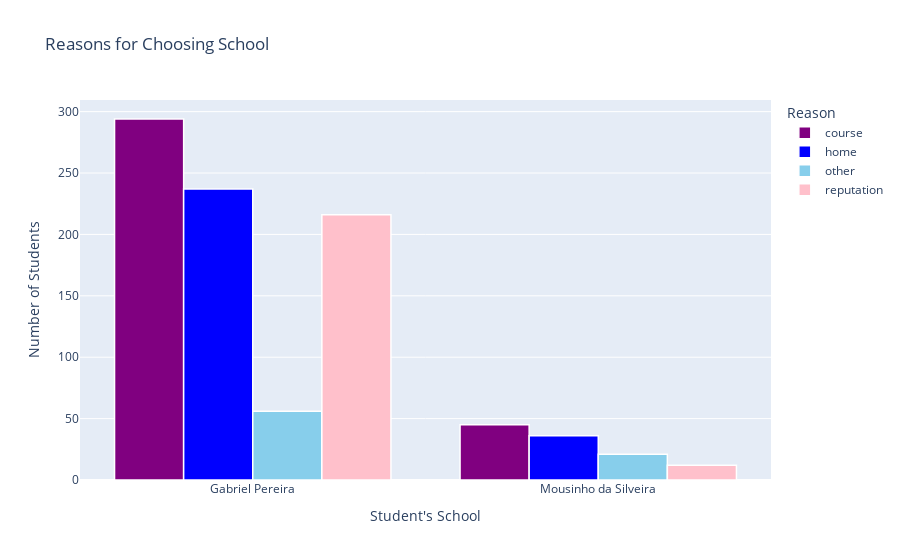

The notebook cell this image was saved under:
### Markdown cell above
### 3.3.1 Reasons for Students' School Choices

### Code cell
# Grouping the data by school and reason and counting the number of students for each combination
reason_counts = df.groupby(['school', 'reason']).size().reset_index(name='count')

# Map school names to their full names
school_names = {'GP': 'Gabriel Pereira', 'MS': 'Mousinho da Silveira'}
reason_counts['school'] = reason_counts['school'].map(school_names)

# Define custom colors for each reason
custom_colors = {'course': 'purple', 'home': 'blue', 'reputation': 'pink', 'other': 'skyblue'}

# Create a bar chart with Plotly
fig = px.bar(reason_counts, x='school', y='count', color='reason',
             title='Reasons for Choosing School',
             labels={'school': "Student's School", 'count': 'Number of Students', 'reason': 'Reason'},
             barmode='group',
             color_discrete_map=custom_colors)  # Specify custom colors

# Update x-axis tick labels
fig.update_xaxes(tickvals=['Gabriel Pereira', 'Mousinho da Silveira'])
fig.update_traces(showlegend=True, legendgroup=True)
fig.update_layout(xaxis_title="Student's School", yaxis_title='Number of Students', showlegend=True)
fig.update_traces(marker_line_color='white', marker_line_width=1.5)
fig.show()

### Figure 1 — Plotly figure (JSON) as saved in the notebook; plotly's stock layout.template omitted (floating-point values rounded to 4 significant figures)
{"data": [{"alignmentgroup": "True", "hovertemplate": "Reason=course<br>Student's School=%{x}<br>Number of Students=%{y}<extra></extra>", "legendgroup": "True", "marker": {"color": "purple", "line": {"color": "white", "width": 1.5}, "pattern": {"shape": ""}}, "name": "course", "offsetgroup": "course", "orientation": "v", "showlegend": true, "textposition": "auto", "type": "bar", "x": ["Gabriel Pereira", "Mousinho da Silveira"], "xaxis": "x", "y": [294, 45], "yaxis": "y"}, {"alignmentgroup": "True", "hovertemplate": "Reason=home<br>Student's School=%{x}<br>Number of Students=%{y}<extra></extra>", "legendgroup": "True", "marker": {"color": "blue", "line": {"color": "white", "width": 1.5}, "pattern": {"shape": ""}}, "name": "home", "offsetgroup": "home", "orientation": "v", "showlegend": true, "textposition": "auto", "type": "bar", "x": ["Gabriel Pereira", "Mousinho da Silveira"], "xaxis": "x", "y": [237, 36], "yaxis": "y"}, {"alignmentgroup": "True", "hovertemplate": "Reason=other<br>Student's School=%{x}<br>Number of Students=%{y}<extra></extra>", "legendgroup": "True", "marker": {"color": "skyblue", "line": {"color": "white", "width": 1.5}, "pattern": {"shape": ""}}, "name": "other", "offsetgroup": "other", "orientation": "v", "showlegend": true, "textposition": "auto", "type": "bar", "x": ["Gabriel Pereira", "Mousinho da Silveira"], "xaxis": "x", "y": [56, 21], "yaxis": "y"}, {"alignmentgroup": "True", "hovertemplate": "Reason=reputation<br>Student's School=%{x}<br>Number of Students=%{y}<extra></extra>", "legendgroup": "True", "marker": {"color": "pink", "line": {"color": "white", "width": 1.5}, "pattern": {"shape": ""}}, "name": "reputation", "offsetgroup": "reputation", "orientation": "v", "showlegend": true, "textposition": "auto", "type": "bar", "x": ["Gabriel Pereira", "Mousinho da Silveira"], "xaxis": "x", "y": [216, 12], "yaxis": "y"}], "layout": {"barmode": "group", "legend": {"title": {"text": "Reason"}, "tracegroupgap": 0}, "showlegend": true, "title": {"text": "Reasons for Choosing School"}, "xaxis": {"anchor": "y", "domain": [0, 1], "tickvals": ["Gabriel Pereira", "Mousinho da Silveira"], "title": {"text": "Student's School"}}, "yaxis": {"anchor": "x", "domain": [0, 1], "title": {"text": "Number of Students"}}}}
